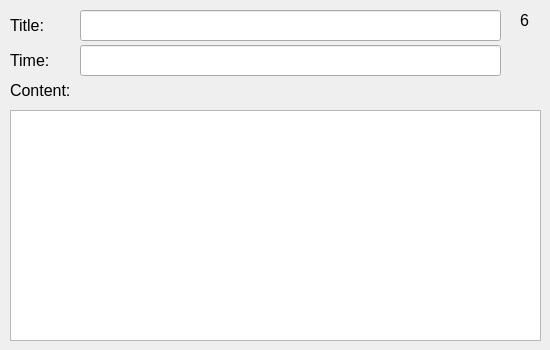
      <widget class="QWidget" name="Page6">
       <widget class="QLabel" name="label_16">
        <property name="geometry">
         <rect>
          <x>10</x>
          <y>15</y>
          <width>71</width>
          <height>21</height>
         </rect>
        </property>
        <property name="font">
         <font>
          <pointsize>12</pointsize>
         </font>
        </property>
        <property name="text">
         <string>Title:</string>
        </property>
       </widget>
       <widget class="QLabel" name="label_17">
        <property name="geometry">
         <rect>
          <x>10</x>
          <y>50</y>
          <width>71</width>
          <height>21</height>
         </rect>
        </property>
        <property name="font">
         <font>
          <pointsize>12</pointsize>
         </font>
        </property>
        <property name="text">
         <string>Time:</string>
        </property>
       </widget>
       <widget class="QLineEdit" name="title_6">
        <property name="geometry">
         <rect>
          <x>80</x>
          <y>10</y>
          <width>421</width>
          <height>31</height>
         </rect>
        </property>
        <property name="readOnly">
         <bool>true</bool>
        </property>
       </widget>
       <widget class="QLineEdit" name="time_6">
        <property name="geometry">
         <rect>
          <x>80</x>
          <y>45</y>
          <width>421</width>
          <height>31</height>
         </rect>
        </property>
        <property name="readOnly">
         <bool>true</bool>
        </property>
       </widget>
       <widget class="QLabel" name="label_18">
        <property name="geometry">
         <rect>
          <x>10</x>
          <y>80</y>
          <width>111</width>
          <height>21</height>
         </rect>
        </property>
        <property name="font">
         <font>
          <pointsize>12</pointsize>
         </font>
        </property>
        <property name="text">
         <string>Content:</string>
        </property>
       </widget>
       <widget class="QLabel" name="label_36">
        <property name="geometry">
         <rect>
          <x>520</x>
          <y>10</y>
          <width>21</width>
          <height>21</height>
         </rect>
        </property>
        <property name="font">
         <font>
          <pointsize>12</pointsize>
         </font>
        </property>
        <property name="layoutDirection">
         <enum>Qt::LeftToRight</enum>
        </property>
        <property name="frameShape">
         <enum>QFrame::NoFrame</enum>
        </property>
        <property name="text">
         <string>6</string>
        </property>
       </widget>
       <widget class="QPlainTextEdit" name="plainTextEdit_6">
        <property name="geometry">
         <rect>
          <x>10</x>
          <y>110</y>
          <width>531</width>
          <height>231</height>
         </rect>
        </property>
        <property name="readOnly">
         <bool>true</bool>
        </property>
       </widget>
      </widget>
